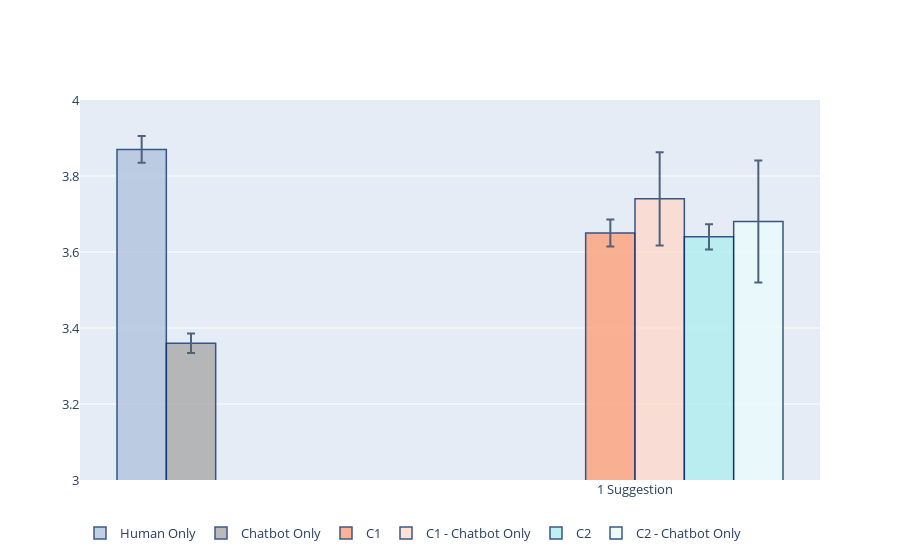

This figure's notebook cell:
### Code cell
colors = ['#FAEBD7', '#FFA07A', '#B0C4DE', '#AFEEEE', '#8FBC8F']
x = ['1 Suggestion']
fig = go.Figure()

xHuman = ['']
yHuman = [scoresHuman]
yHumanErorr = [np.std(z)/math.sqrt(len(z)) for z in yHuman] 
yHuman = [round(statistics.mean(z), 2) for z in yHuman]

fig.add_trace(go.Bar(
    name='Human Only',
    x=xHuman, y=yHuman, text=yHuman, textposition='inside',insidetextanchor='middle',
    marker_color='#B0C4DE',
    marker_line_color='rgb(8,48,107)', marker_line_width=1.5, opacity=0.8,
    error_y=dict(type='data', array=yHumanErorr)
))

xBot = ['']
yBot = [scoresBot]
yBotErorr = [np.std(z)/math.sqrt(len(z)) for z in yBot] 
yBot = [round(statistics.mean(z), 2) for z in yBot]

fig.add_trace(go.Bar(
    name='Chatbot Only',
    x=xBot, y=yBot, text=yBot, textposition='inside',insidetextanchor='middle',
    marker_color='#A9A9A9',
    marker_line_color='rgb(8,48,107)', marker_line_width=1.5, opacity=0.8,
    error_y=dict(type='data', array=yBotErorr)
))


ySuggOnly = [sugg1]
ySuggOnlyErorr = [np.std(z)/math.sqrt(len(z)) for z in ySuggOnly] 
ySuggOnly = [round(statistics.mean(z), 2) for z in ySuggOnly]

fig.add_trace(go.Bar(
    name='C1',
    x=x, y=ySuggOnly, text=ySuggOnly, textposition='inside',insidetextanchor='middle',
    marker_color='lightsalmon',
    marker_line_color='rgb(8,48,107)', marker_line_width=1.5, opacity=0.8,
    error_y=dict(type='data', array=ySuggOnlyErorr)
))

ySuggOnlyBot = [sugg1Bot]
ySuggOnlyBotErorr = [np.std(z)/math.sqrt(len(z)) for z in ySuggOnlyBot] 
ySuggOnlyBot = [round(statistics.mean(z), 2) for z in ySuggOnlyBot]

fig.add_trace(go.Bar(
    name='C1 - Chatbot Only',
    x=x, y=ySuggOnlyBot, text=ySuggOnlyBot, textposition='inside',insidetextanchor='middle',
    marker_color='#ffdacc',
    marker_line_color='rgb(8,48,107)', marker_line_width=1.5, opacity=0.8,
    error_y=dict(type='data', array=ySuggOnlyBotErorr)
))


yAutoSugg = [autoSugg1]
yAutoSuggErorr = [np.std(z)/math.sqrt(len(z)) for z in yAutoSugg] 
yAutoSugg = [round(statistics.mean(z), 2) for z in yAutoSugg]

fig.add_trace(go.Bar(
    name='C2',
    x=x, y=yAutoSugg, text=yAutoSugg, textposition='inside',insidetextanchor='middle',
    marker_color='#AFEEEE',
    marker_line_color='rgb(8,48,107)', marker_line_width=1.5, opacity=0.8,
    error_y=dict(type='data', array=yAutoSuggErorr)
))


yAutoSuggBot = [autoSugg1Bot]
yAutoSuggBotErorr = [np.std(z)/math.sqrt(len(z)) for z in yAutoSuggBot] 
yAutoSuggBot = [round(statistics.mean(z), 2) for z in yAutoSuggBot]

fig.add_trace(go.Bar(
    name='C2 - Chatbot Only',
    x=x, y=yAutoSuggBot, text=yAutoSuggBot, textposition='inside',insidetextanchor='middle',
    marker_color='#eafbfb',
    marker_line_color='rgb(8,48,107)', marker_line_width=1.5, opacity=0.8,
    error_y=dict(type='data', array=yAutoSuggBotErorr)
))


fig.update_layout(
    font=dict(
        size=13
    )
)
fig.update_yaxes(range=[3, 4])

fig.update_layout(legend_orientation="h")
fig.show()

### Figure 1 — Plotly figure (JSON) as saved in the notebook; plotly's stock layout.template omitted (floating-point values rounded to 4 significant figures)
{"data": [{"error_y": {"array": [0.03524], "type": "data"}, "insidetextanchor": "middle", "marker": {"color": "#B0C4DE", "line": {"color": "rgb(8,48,107)", "width": 1.5}}, "name": "Human Only", "opacity": 0.8, "text": ["3.87"], "textposition": "inside", "type": "bar", "x": [""], "y": [3.87]}, {"error_y": {"array": [0.0256], "type": "data"}, "insidetextanchor": "middle", "marker": {"color": "#A9A9A9", "line": {"color": "rgb(8,48,107)", "width": 1.5}}, "name": "Chatbot Only", "opacity": 0.8, "text": ["3.36"], "textposition": "inside", "type": "bar", "x": [""], "y": [3.36]}, {"error_y": {"array": [0.03532], "type": "data"}, "insidetextanchor": "middle", "marker": {"color": "lightsalmon", "line": {"color": "rgb(8,48,107)", "width": 1.5}}, "name": "C1", "opacity": 0.8, "text": ["3.65"], "textposition": "inside", "type": "bar", "x": ["1 Suggestion"], "y": [3.65]}, {"error_y": {"array": [0.1226], "type": "data"}, "insidetextanchor": "middle", "marker": {"color": "#ffdacc", "line": {"color": "rgb(8,48,107)", "width": 1.5}}, "name": "C1 - Chatbot Only", "opacity": 0.8, "text": ["3.74"], "textposition": "inside", "type": "bar", "x": ["1 Suggestion"], "y": [3.74]}, {"error_y": {"array": [0.03314], "type": "data"}, "insidetextanchor": "middle", "marker": {"color": "#AFEEEE", "line": {"color": "rgb(8,48,107)", "width": 1.5}}, "name": "C2", "opacity": 0.8, "text": ["3.64"], "textposition": "inside", "type": "bar", "x": ["1 Suggestion"], "y": [3.64]}, {"error_y": {"array": [0.1605], "type": "data"}, "insidetextanchor": "middle", "marker": {"color": "#eafbfb", "line": {"color": "rgb(8,48,107)", "width": 1.5}}, "name": "C2 - Chatbot Only", "opacity": 0.8, "text": ["3.68"], "textposition": "inside", "type": "bar", "x": ["1 Suggestion"], "y": [3.68]}], "layout": {"font": {"size": 13}, "legend": {"orientation": "h"}, "yaxis": {"range": [3, 4]}}}
